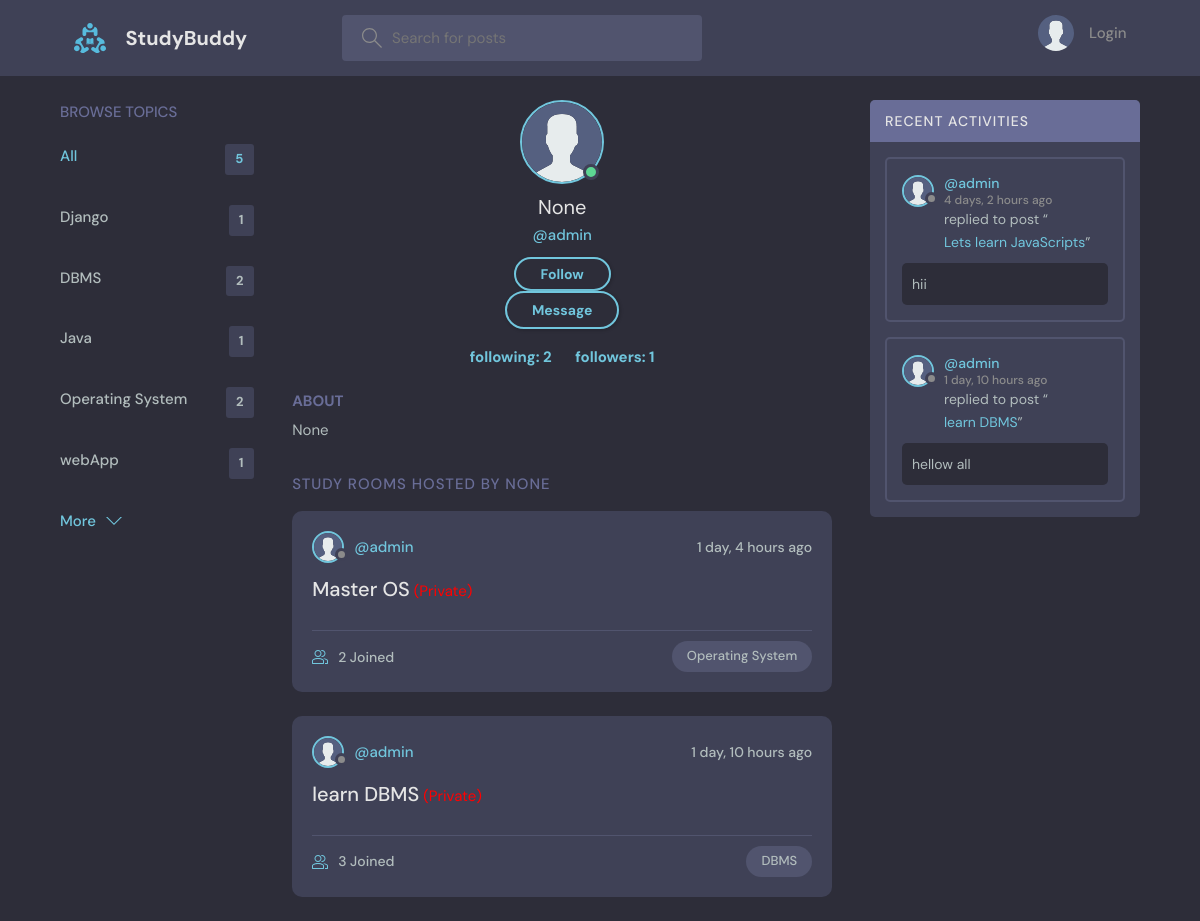
Page /profile/2/ on the earlier database version.
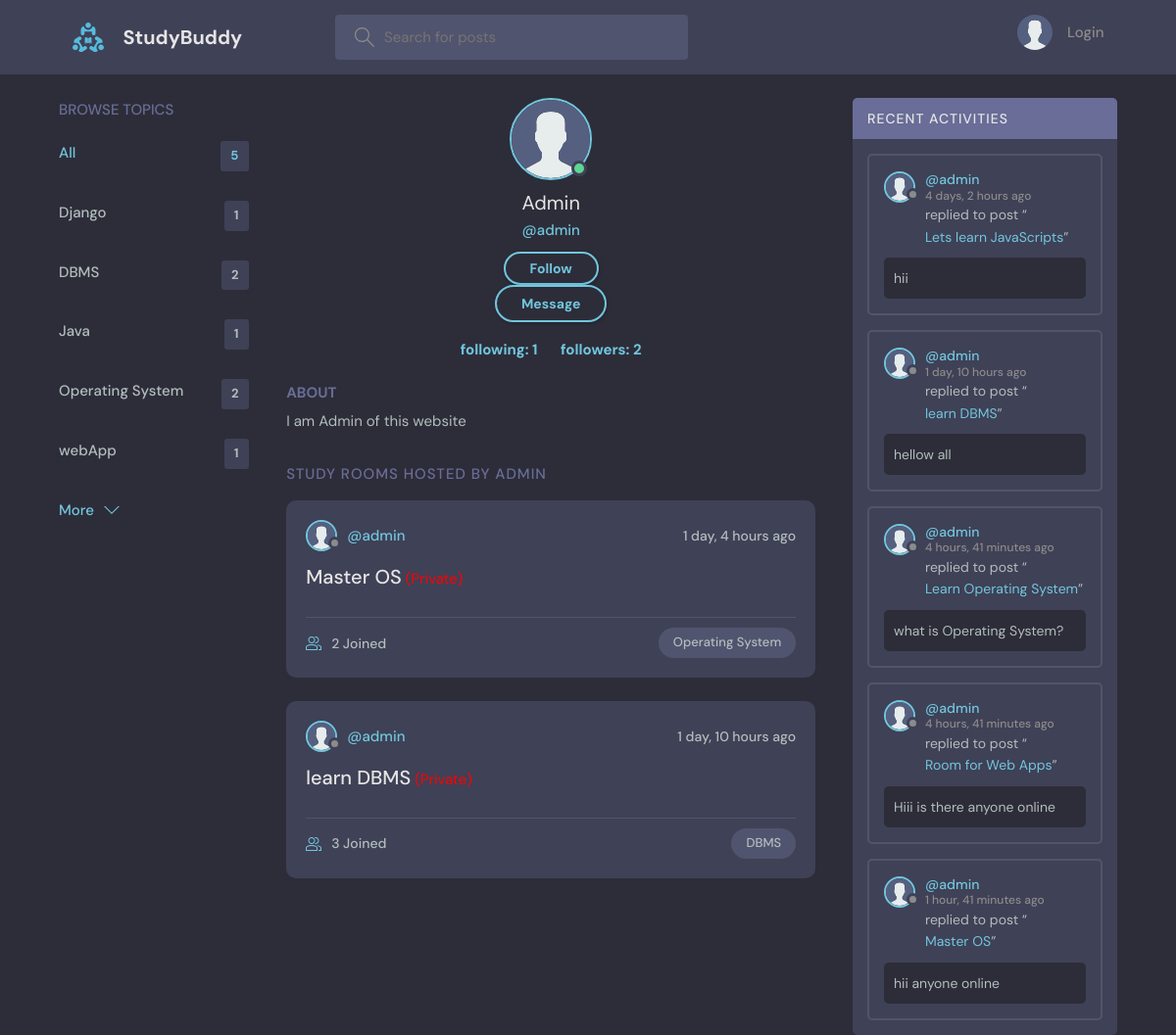
Same page on the later database version.
### base/models.py (models this page shows, shortened)
class Topic(models.Model):
    name = models.CharField(max_length=200)

class User(AbstractUser):
    name = models.CharField(max_length=200, null=True)
    email = models.EmailField(unique=True, null=True)
    bio = models.TextField(null=True)
    avatar = models.ImageField(null=True, default="avatar.svg")
    USERNAME_FIELD = 'email'
    REQUIRED_FIELDS = ['username']  # Add 'username' to REQUIRED_FIELDS

class Room(models.Model):
    host = models.ForeignKey(User, on_delete=models.SET_NULL, null=True)
    topic = models.ForeignKey(Topic, on_delete=models.SET_NULL, null=True)
    name = models.CharField(max_length=200)
    description = models.TextField(null=True, blank=True)
    participants = models.ManyToManyField(
        User, related_name='participants', blank=True)
    updated = models.DateTimeField(auto_now=True)
    created = models.DateTimeField(auto_now_add=True)
    private=models.BooleanField(default=False)
    class Meta:
        ordering = ['-updated', '-created']
    def __str__(self):
        return self.name

class Message(models.Model):
    user = models.ForeignKey(User, on_delete=models.CASCADE)
    room = models.ForeignKey(Room, on_delete=models.CASCADE)
    body = models.TextField()
    updated = models.DateTimeField(auto_now=True)
    created = models.DateTimeField(auto_now_add=True)
    class Meta:
        ordering = ['updated', 'created']

### base/views.py (the view, shortened to what this page needs)
# urls.py: path('profile/<str:pk>/', views.userProfile, name="user-profile"),
def userProfile(request, pk):
    user = User.objects.get(id=pk)
    rooms = user.room_set.all()
    room_messages = user.message_set.all()
    topics = Topic.objects.all()
    try:
        follow = Follow.objects.get(followed=user)
    except Follow.DoesNotExist:
        follow = Follow.objects.create(followed=user)
    is_following= request.user in follow.followers.all()
    followers_count=follow.followers.count()
    following_count = user.followers.count()
    context = {'user': user, 'rooms': rooms,
               'room_messages': room_messages, 'topics': topics,'follow':follow,'is_following':is_following,'followers_count':followers_count,'following_count':following_count}
    return render(request, 'base/profile.html', context)

### base/templates/base/profile.html (shortened to what this page needs)
{% extends 'main.html' %}
{% block content %}
<main class="profile-page layout layout--3">
  <div class="container">
    {% include 'base/topics_component.html' %}
    <div class="roomList">
      <div class="profile">
        <div class="profile__avatar">
          <div class="avatar avatar--large active">
            <img src="{{user.avatar.url}}" />
          </div>
        </div>
        <div class="profile__info">
          <h3>{{user.name}}</h3>
          <p>@{{user.username}}</p>
          {% if request.user == user %}
          <a href="{% url 'update-user' %}" class="btn btn--main btn--pill">Edit Profile</a>
          {% else %}
            {% if not is_following %}
            <form class="form" method="POST" action="">
              <div class="for__group">
                  <input class="btn btn--main btn--pill" type="submit" value="Follow" />
              </div>
            </form>
            {% endif %}
            <a href="{% url 'dm' user.id %}" class="btn btn--main btn--pill">Message</a>
          {% endif %}
          <h5 style="margin-top: 16px;">
            <a href="{% url 'following' user.id %}" style="margin-right: 20px;"> following: {{following_count}} </a>
            <a href="{% url 'followers' user.id %}"> followers: {{followers_count}} </a>
           </h5>
        </div>
        <div class="profile__about">
          <h3>About</h3>
          <p>
            {{user.bio}}
          </p>
        </div>
      </div>
      <div class="roomList__header">
        <div>
          <h2>Study Rooms Hosted by {{user.name}} </a>
          </h2>
        </div>
      </div>
      {% include 'base/feed_component.html' %}
    </div>
    {% include 'base/activity_component.html' %}
  </div>
</main>
{% endblock content %}

### templates/main.html (shortened to what this page needs)
<!DOCTYPE html>
{% load static %}
<html lang="en">
<head>
    <link rel="stylesheet" href="{% static 'styles/style.css' %}" />
</head>
<body>
    {% include 'navbar.html' %}
    {% block content %}
    {% endblock %}
</body>
</html>

### templates/navbar.html (shortened to what this page needs)
{% load static %}
<header class="header header--loggedIn">
    <div class="container">
        <a href="{% url 'home' %}" class="header__logo">
            <img src="{% static 'images/logo.svg' %}" />
            <h1>StudyBuddy</h1>
        </a>
        <form class="header__search" method="GET" action="{% url 'home' %}">
            <label>
                <input name="q" placeholder="Search for posts" />
            </label>
        </form>
        <nav class="header__menu">
            {% if request.user.is_authenticated %}
            <div class="header__user">
                <a href="{% url 'update-user' %}">
                    <div class="avatar avatar--medium active">
                        <img src="{{request.user.avatar.url}}" />
                    </div>
                    <p>{{request.user.username}} <span>@{{request.user.username}}</span></p>
                </a>
                <button class="dropdown-button">
                    <svg version="1.1" xmlns="http://www.w3.org/2000/svg" width="32" height="32" viewBox="0 0 32 32">
                        <title>chevron-down</title>
                        <path d="M16 21l-13-13h-3l16 16 16-16h-3l-13 13z"></path>
                    </svg>
                </button>
            </div>
            {% else %}
            <a href="{% url 'login' %}">
                <img src="{% static 'images/avatar.svg' %}" />
                <p>Login</p>
            </a>
            {% endif %}
        </nav>
    </div>
</header>

### base/templates/base/topics_component.html
<div class="topics">
    <div class="topics__header">
        <h2>Browse Topics</h2>
    </div>
    <ul class="topics__list">
        <li>
            <a href="{% url 'home' %}" class="active">All <span>{{topics.count}}</span></a>
        </li>
        {% for topic in topics %}
        <li>
            <a href="{% url 'home' %}?q={{topic.name}}">{{topic.name}}<span>{{topic.room_set.all.count}}</span></a>
        </li>
        {% endfor %}
    </ul>
    <a class="btn btn--link" href="{% url 'topics' %}">
        More
        <svg version="1.1" xmlns="http://www.w3.org/2000/svg" width="32" height="32" viewBox="0 0 32 32">
            <title>chevron-down</title>
            <path d="M16 21l-13-13h-3l16 16 16-16h-3l-13 13z"></path>
        </svg>
    </a>
</div>

### base/templates/base/feed_component.html (shortened to what this page needs)
{% for room in rooms %}
<div class="roomListRoom">
    <div class="roomListRoom__header">
        <a href="{% url 'user-profile' room.host.id %}" class="roomListRoom__author">
            <div class="avatar avatar--small">
                <img src="{{room.host.avatar.url}}" />
            </div>
            <span>@{{room.host.username}}</span>
        </a>
        <div class="roomListRoom__actions">
            <span>{{room.created|timesince}} ago</span>
        </div>
    </div>
    <div class="roomListRoom__content">
        <a href="{% url 'room' room.id %}">{{room.name}}</a>
        {% if room.private %}
        <small style="color: red;"> (Private) </small>
        {% endif %}
    </div>
    <div class="roomListRoom__meta">
        <a href="{% url 'room' room.id %}" class="roomListRoom__joined">
            {{room.participants.all.count}} Joined
        </a>
        <p class="roomListRoom__topic">{{room.topic.name}}</p>
    </div>
</div>
{% endfor %}

### base/templates/base/activity_component.html (shortened to what this page needs)
<div class="activities">
    <div class="activities__header">
        <h2>Recent Activities</h2>
    </div>
    {% for message in room_messages %}
    <div class="activities__box">
        <div class="activities__boxHeader roomListRoom__header">
            <a href="{% url 'user-profile' message.user.id %}" class="roomListRoom__author">
                <div class="avatar avatar--small">
                    <img src="{{message.user.avatar.url}}" />
                </div>
                <p>
                    @{{message.user.username}}
                    <span>{{message.created|timesince}} ago</span>
                </p>
            </a>
        </div>
        <div class="activities__boxContent">
            <p>replied to post “<a href="{% url 'room' message.room.id %}">{{message.room}}</a>”</p>
            <div class="activities__boxRoomContent">{{message.body}}</div>
        </div>
    </div>
    {% endfor %}
</div>

Differences in the rows shown:
changed User "admin": name "None" → "Admin"; bio "None" → "I am Admin of this website"; name "NONE" → "ADMIN"
added Message: user.avatar (placeholder picture), user.username "admin", created "4 hours, 41 minutes", room "Learn Operating System", body "what is Operating System?"
added Message: user.avatar (placeholder picture), user.username "admin", created "4 hours, 41 minutes", room "Room for Web Apps", body "Hiii is there anyone online"
added Message: user.avatar (placeholder picture), user.username "admin", created "1 hour, 41 minutes", room "Master OS", body "hii anyone online"
Other differences:
{{ following_count }}: "2" → "1"
{{ followers_count }}: "1" → "2"
